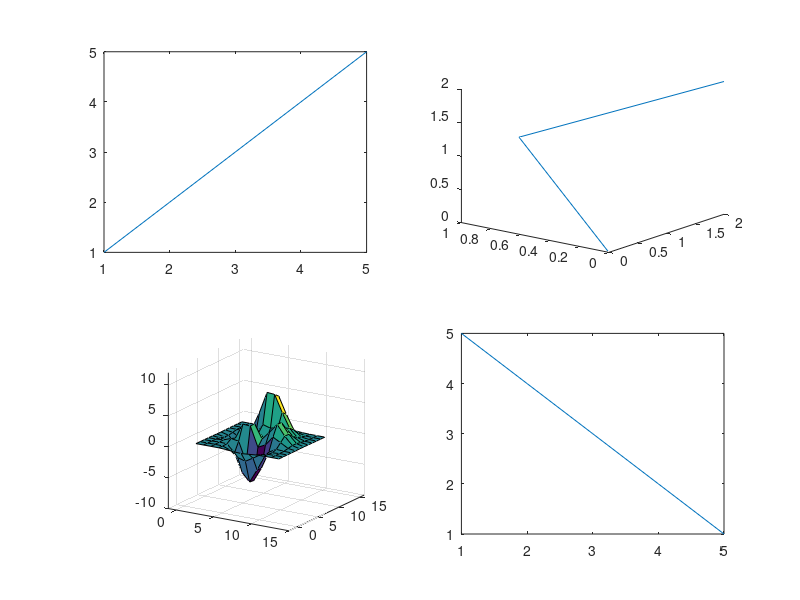

This chart was generated by the following MATLAB code: (Note: this script raises an error after producing the figure.)
%=============================================================================
% Copyright (c) 2026-present Allan CORNET (Nelson)
%=============================================================================
% This file is part of Nelson.
%=============================================================================
% LICENCE_BLOCK_BEGIN
% SPDX-License-Identifier: LGPL-3.0-or-later
% LICENCE_BLOCK_END
%=============================================================================
% <--ADV-CLI MODE-->
f = figure('Visible', 'off', 'Position', [0 0 900 700]);
a1 = subplot(2, 2, 1); plot(1:5);
a2 = subplot(2, 2, 2); plot3([0 1 2], [0 1 0], [0 1 2]);
a3 = subplot(2, 2, 3); surf(peaks(12));
a4 = subplot(2, 2, 4); plot(5:-1:1);
view(a2, -52, 20);
set(a3, 'Projection', 'perspective', 'XLim', [-1 15], 'YLim', [-2 16], ...
  'ZLim', [-10 12], 'CameraPosition', [40 -60 30], 'CameraTarget', [4 5 1], ...
  'CameraUpVector', [0 0 1], 'CameraViewAngle', 18);
drawnow();
fh = __web_graphics_handle__(f, 'number');
slots = [a1.Position; a2.Position; a3.Position; a4.Position];
untouched = [a1.XLim a1.YLim; a4.XLim a4.YLim];
props = {'View', 'Projection', 'XLim', 'YLim', 'ZLim', 'CameraPosition', ...
  'CameraTarget', 'CameraUpVector', 'CameraViewAngle', 'XLimMode', 'YLimMode', ...
  'ZLimMode', 'CameraPositionMode', 'CameraTargetMode', 'CameraUpVectorMode', ...
  'CameraViewAngleMode', 'DataAspectRatioMode', 'PlotBoxAspectRatioMode'};
references = {};
for ax = [a2 a3]
  reference = {};
  for k = 1:numel(props)
    reference{k} = get(ax, props{k});
  end
  references{end + 1} = reference;
  ah = __web_graphics_handle__(ax, 'number');
  % Reading inspector state must neither capture nor change the view.
  __web_figure_action__(fh, jsonencode(struct('action', 'state', 'axesHandle', ah)));
  __web_figure_action__(fh, jsonencode(struct('action', 'pan', 'axesHandle', ah, 'dxFrac', 0.15, 'dyFrac', -0.1)));
  __web_figure_action__(fh, jsonencode(struct('action', 'zoom', 'axesHandle', ah, 'factor', 2)));
  __web_figure_action__(fh, jsonencode(struct('action', 'view', 'axesHandle', ah, 'azimuth', 45, 'elevation', 35, ...
    'resetCamera', true)));
end
for index = 1:2
  ax = [a2 a3]; ax = ax(index);
  ah = __web_graphics_handle__(ax, 'number');
  __web_figure_action__(fh, jsonencode(struct('action', 'restore', 'axesHandle', ah)));
  for k = 1:numel(props)
    actual = get(ax, props{k}); expected = references{index}{k};
    if isnumeric(expected)
      asserts.isapprox(actual, expected, 1e-8);
    else
      asserts.isequal(actual, expected);
    end
  end
end
asserts.isequal([a1.Position; a2.Position; a3.Position; a4.Position], slots);
asserts.isequal([a1.XLim a1.YLim; a4.XLim a4.YLim], untouched);
% Each subplot can explicitly replace its reference, without changing data/style.
ah = __web_graphics_handle__(a1, 'number');
__web_figure_action__(fh, jsonencode(struct('action', 'properties', 'axesHandle', ah, ...
  'properties', struct('XLim', [10 20], 'YLim', [-10 10]))));
__web_figure_action__(fh, jsonencode(struct('action', 'reference', 'axesHandle', ah)));
__web_figure_action__(fh, jsonencode(struct('action', 'pan', 'axesHandle', ah, 'dxFrac', 0.2, 'dyFrac', 0.1)));
a1.XGrid = 'on';
__web_figure_action__(fh, jsonencode(struct('action', 'restore', 'axesHandle', ah)));
asserts.isequal(a1.XLim, [10 20]);
asserts.isequal(a1.YLim, [-10 10]);
asserts.isequal(char(a1.XGrid), 'on');
% Resizing or remounting a frontend does not replace the engine-owned reference.
__web_figure_size__(fh, 650, 400);
__web_figure_action__(fh, jsonencode(struct('action', 'fit', 'axesHandle', ah)));
__web_figure_action__(fh, jsonencode(struct('action', 'restore', 'axesHandle', ah)));
asserts.isequal(a1.XLim, [10 20]);
close(f);

% A rotation through the compact renderer also captures the original view.
f = figure('Visible', 'off'); ax = axes('Parent', f);
plot3(ax, [0 1 2], [0 1 0], [0 1 2]); view(ax, -52, 20); drawnow();
fh = __web_graphics_handle__(f, 'number'); ah = __web_graphics_handle__(ax, 'number');
__web_figure_action__(fh, jsonencode(struct('action', 'state')));
__web_figure_action__(fh, jsonencode(struct('action', 'properties', 'axesHandle', ah, ...
  'properties', struct('XGrid', 'on'))));
view(ax, -48, 22); drawnow();
__web_display_list__(f, ax, 45, 35, true);
__web_figure_action__(fh, jsonencode(struct('action', 'restore', 'axesHandle', ah)));
asserts.isequal(ax.View, [-48 22]);
close(f);
% Deleted axes may have their numeric handles reused; references must not leak.
f = figure('Visible', 'off'); ax = axes('Parent', f);
plot3(ax, [0 1 2], [0 1 0], [0 1 2]); view(ax, 60, 15); drawnow();
fh = __web_graphics_handle__(f, 'number'); ah = __web_graphics_handle__(ax, 'number');
__web_display_list__(f, ax, 45, 35, false);
__web_figure_action__(fh, jsonencode(struct('action', 'restore', 'axesHandle', ah)));
asserts.isequal(ax.View, [60 15]);
close(f);
